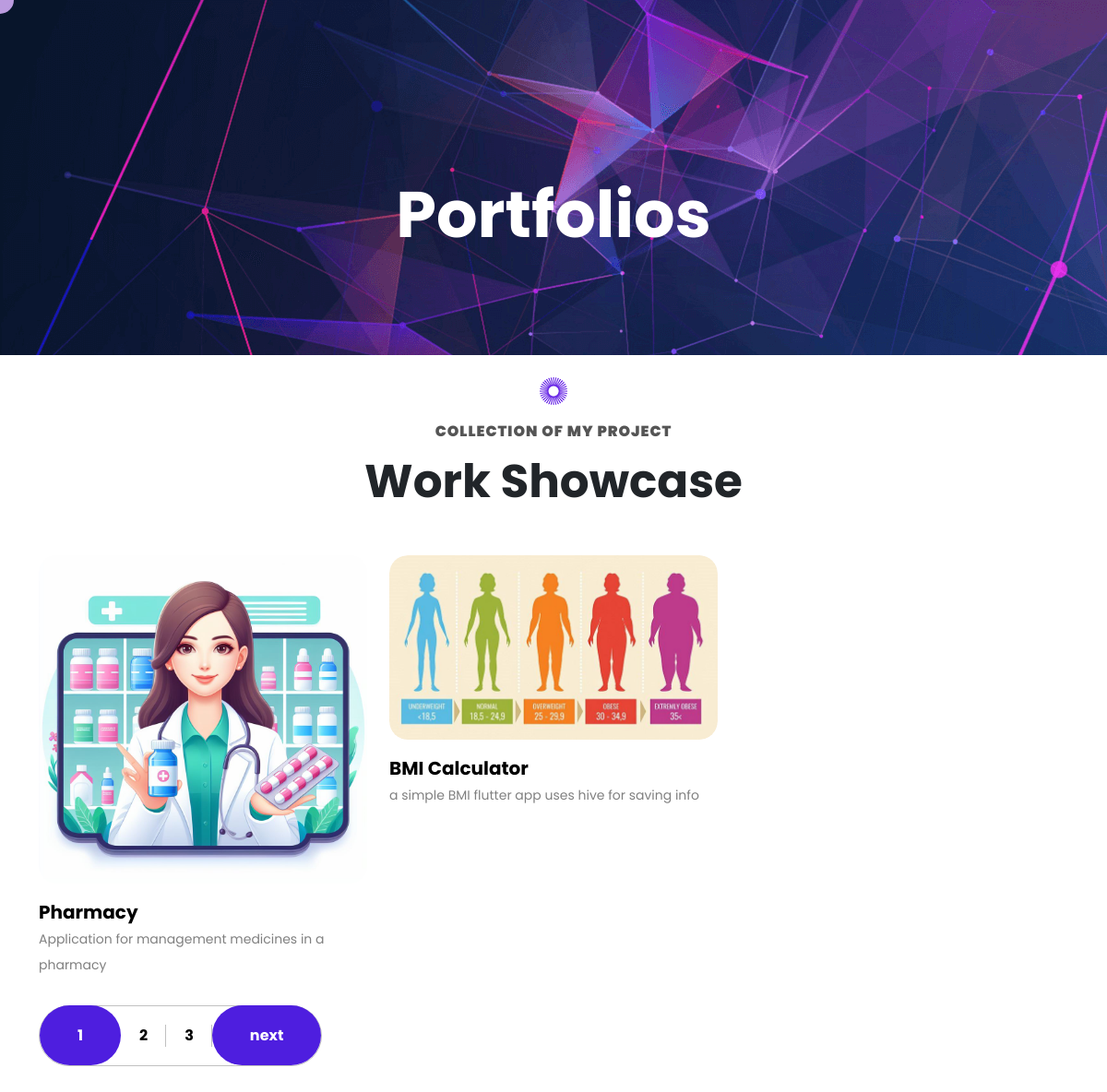
The page /portfolios/ on the database its author committed.
### showcase_module/models.py (models this page shows, shortened)
class WorkShowCaseModel(models.Model):
    title = models.CharField(max_length=200, verbose_name="Title")
    short_description = models.TextField(verbose_name="Short Description")
    image = models.ImageField(upload_to='images/works',null=True, blank=True, verbose_name="Banner Image")
    date = models.DateField(null=True, blank=True, verbose_name='Creation Date')
    description = models.TextField(null=True, blank=True, verbose_name="Explain More About Project")
    link = models.URLField(max_length=300, null=True, blank=True, verbose_name="Project Url")
    main_technology = models.CharField(max_length=200, null=True, blank=True, verbose_name="Project Main Technology")
    category = models.ForeignKey(WorkCategory, on_delete=models.CASCADE, null=True, blank=True, verbose_name="Category")
    slug = models.SlugField(null=False, db_index=True, unique=True, blank=True, max_length=200, verbose_name='Slug')
    is_active = models.BooleanField(default=False, verbose_name="Is Active")
    def get_absolute_url(self):
        return reverse('portfolio-detail', args=[self.slug])
    class Meta:
        db_table = "work_show_case"
        verbose_name = "Work Show Case"
        verbose_name_plural = "Work Show Cases"

### portfolios/views.py (the view)
# urls.py: path('', views.PortfoliosView.as_view(), name='portfolios'),
class PortfoliosView(ListView):
    template_name = 'portfolios/portfolios.html'
    model = WorkShowCaseModel
    context_object_name = 'works'
    ordering = ['-date']
    paginate_by = 2
    def get_queryset(self):
        query = super().get_queryset()
        query = query.filter(is_active=True)
        return query

### portfolios/templates/portfolios/portfolios.html (shortened to what this page needs)
{% extends "base.html" %}
{% load static %}
{% block body %}
<section id="particles-js" class="blog-detail pattern gap" style="background-image: url({% static 'img/footer.png' %})">
	<div class="container">
		<div class="blog-detail-data gap no-bottom">
			<h2 data-aos="fade-up"  data-aos-delay="200" data-aos-duration="300">Portfolios</h2>
		</div>
	</div>
</section>
<section class="my-project hom3 two gap no-top">
    <br>
	<div class="container">
		<div class="hading" data-aos="fade-up"  data-aos-delay="200" data-aos-duration="300">
			<img alt="dots" src="{% static 'img/dots.png' %}">
			<p>Collection of my project</p>
			<h2>Work Showcase</h2>
		</div>
			<div class="row">
                {% for work in works %}
                {% include 'includes/showcase_item.html' with work=work %}
                {% endfor %}
			</div>
             <div class="pagination">
                <ul>
                    {% for pageNumber in paginator.page_range %}
                    <li class="{% if page_obj.number == pageNumber %} prev {% endif %}"><a class="{% if page_obj.number == pageNumber %} whiteText {% endif %}" onclick="fillPage({{ pageNumber }})">{{pageNumber}}</a></li>
                    {% endfor %}
                    {% if page_obj.has_next %}
                    <li class="prev">
                        <a onclick="fillPage({{ page_obj.next_page_number  }})">next</a>
                    </li>
                    {% endif %}
                </ul>
            </div>
	  </div>
</section>
{% endblock body %}

### portfolios/templates/includes/showcase_item.html
{% load thumbnail %}
<div class="col-lg-4 col-md-6" data-aos="fade-up"  data-aos-delay="500" data-aos-duration="600">
    <div class="portfolio-detail">
        <div class="portfolio-img hover06">
            <figure>
                {% if work.image %}
                {% thumbnail work.image "366x261" crop="center" as im %}
                    <img src="{{ im.url }}" />
                {% endthumbnail %}
                {% else %}
                <img alt="profile img" src="https://via.placeholder.com/366x261">
                {% endif %}
            </figure>
              <a class="magic-hover magic-hover__square" href="{{work.get_absolute_url}}">{{work.title}}</a>
              <p>{{work.short_description}}</p>
        </div>
    </div>
</div>

### static/css/magic-mouse.css (style rules this page uses)
body .magic-hover { transition: all 0.2s; }

### static/css/responsive.css (style rules this page uses)
@media (max-width: 1400px) { .blog-detail-data { padding: 80px 0; padding-bottom: 0; } }
@media (max-width: 1400px) { .hading h2 { font-size: 50px; line-height: 60px; padding-bottom: 25px; } }
@media (max-width: 1400px) { .portfolio-detail { margin-top: 20px; } }
@media (max-width: 1400px) { .portfolio-detail a { font-size: 20px; line-height: 30px; } }
@media (max-width: 1400px) { .portfolio-detail p { font-size: 14px; } }
@media (max-width: 1200px) { .portfolio-detail a { font-weight: bold; font-size: 20px; } }

### rows shown on the page
WorkShowCaseModel: shows a picture, title "Pharmacy", short_description "Application for management medicines in a pharmacy"
WorkShowCaseModel: shows a picture, title "BMI Calculator", short_description "a simple BMI flutter app uses hive for saving info"

### other values the page prints
{{ pageNumber }} "1" "2" "3"
